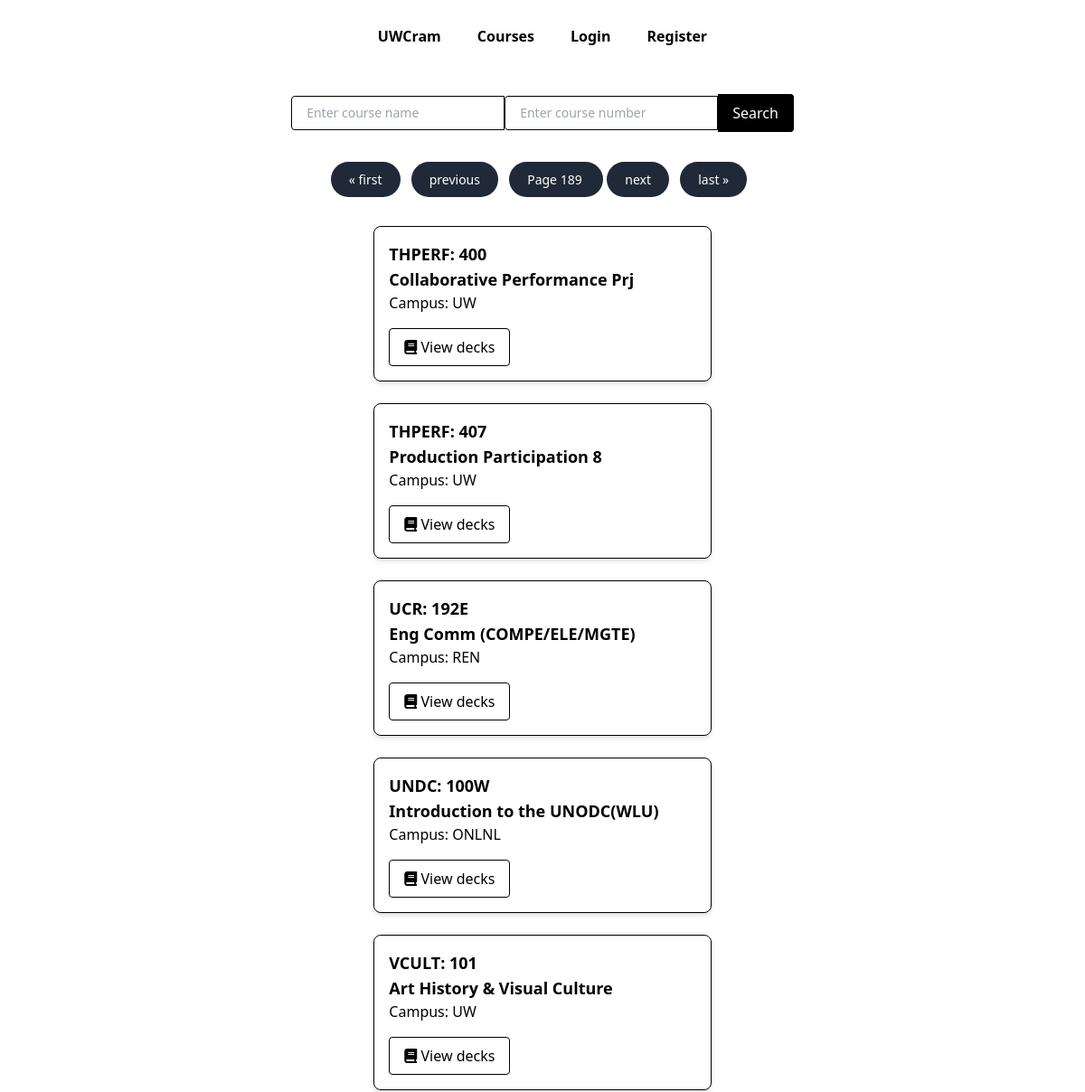
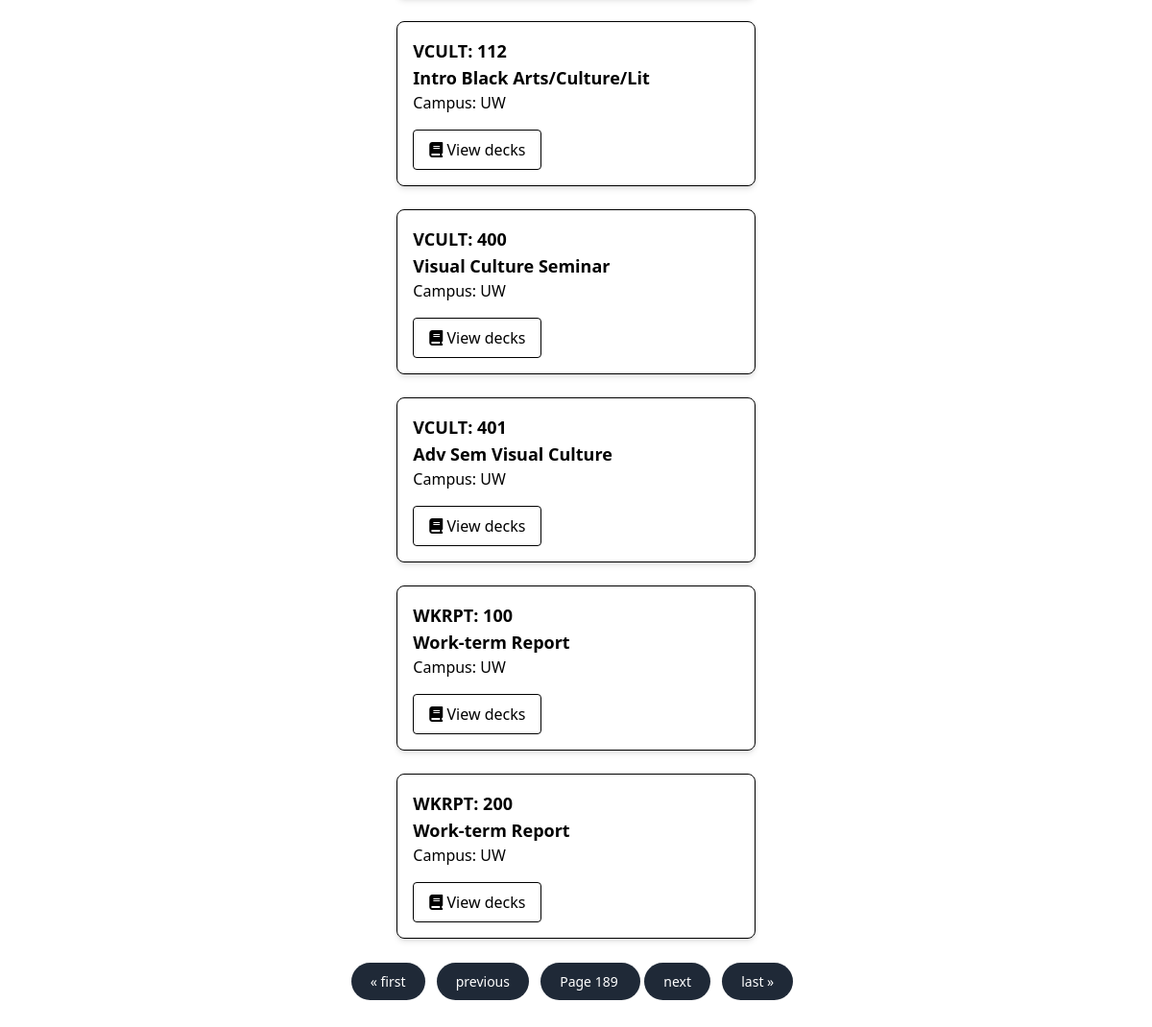
/courses?page=189, run on the app's committed database (2 pictures, top to bottom).
### webapp/models.py (models this page shows)
class Course(models.Model):
    subject = models.TextField()
    catalog_number = models.TextField()
    title = models.TextField()
    topic = models.TextField()
    campus = models.TextField()

### webapp/views.py (the view, shortened to what this page needs)
# urls.py: path("courses",views.courses,name="courses"),
def courses(request):
    all_courses = Course.objects.all()
    paginator = Paginator(all_courses, 10)
    page_number = request.GET.get("page")
    page_obj = paginator.get_page(page_number)
    return render(request, 'webapp/courses.html', {
        "page_obj": page_obj
    })

### webapp/templates/webapp/courses.html (shortened to what this page needs)
{% extends 'webapp/layout.html' %}
{% block body %}
<form action="{% url 'courses' %}" method="POST" class="py-6">
    <div class="flex items-center justify-center">
        <input
        type="text"
        name="subject"
        placeholder="Enter course name"
        class="border border-black rounded-l px-4 py-2 text-black text-sm outline-none focus:ring-1 focus:ring-black"
        />
        <input
        type="text"
        name="catalog_number"
        placeholder="Enter course number"
        class="border border-black rounded-l px-4 py-2 text-black text-sm outline-none focus:ring-1 focus:ring-black"
        />
        <button
        type="submit"
        class="border border-black border-l-0 bg-black text-white rounded-r px-4 py-2 hover:bg-gray-800"
        >
        Search
        </button>
    </div>
</form>
<div class="pagination justify-center items-center text-center mt-4 mb-10">
    <span class="step-links">
        {% if page_obj.has_previous %}
            <a href="?page=1" class="text-white bg-gray-800 hover:bg-gray-900 focus:outline-none focus:ring-4 focus:ring-gray-300 font-medium rounded-full text-sm px-5 py-2.5 me-2 mb-2 dark:bg-gray-800 dark:hover:bg-gray-700 dark:focus:ring-gray-700 dark:border-gray-700">&laquo; first</a>
            <a href="?page={{ page_obj.previous_page_number }}" class="text-white bg-gray-800 hover:bg-gray-900 focus:outline-none focus:ring-4 focus:ring-gray-300 font-medium rounded-full text-sm px-5 py-2.5 me-2 mb-2 dark:bg-gray-800 dark:hover:bg-gray-700 dark:focus:ring-gray-700 dark:border-gray-700">previous</a>
        {% endif %}
        <span class="current mr-1 text-white bg-gray-800 hover:bg-gray-900 focus:outline-none focus:ring-4 focus:ring-gray-300 font-medium rounded-full text-sm px-5 py-2.5 me-2 mb-2 dark:bg-gray-800 dark:hover:bg-gray-700 dark:focus:ring-gray-700 dark:border-gray-700">
            Page {{ page_obj.number }}
        </span>
        {% if page_obj.has_next %}
            <a href="?page={{ page_obj.next_page_number }}" class="text-white bg-gray-800 hover:bg-gray-900 focus:outline-none focus:ring-4 focus:ring-gray-300 font-medium rounded-full text-sm px-5 py-2.5 me-2 mb-2 dark:bg-gray-800 dark:hover:bg-gray-700 dark:focus:ring-gray-700 dark:border-gray-700">next</a>
            <a href="?page={{ page_obj.paginator.num_pages }}" class="text-white bg-gray-800 hover:bg-gray-900 focus:outline-none focus:ring-4 focus:ring-gray-300 font-medium rounded-full text-sm px-5 py-2.5 me-2 mb-2 dark:bg-gray-800 dark:hover:bg-gray-700 dark:focus:ring-gray-700 dark:border-gray-700">last &raquo;</a>
        {% endif %}
    </span>
</div>
<div class="grid grid-cols-3 gap-6 px-4 mt-10">
    <div></div>
    <div class="col-span-1">
    <div class="grid grid-cols-1 gap-6 justify-center items-center">
        {% for course in page_obj %}
        <div class="shadow-md border border-black rounded-lg p-4">
            <h2 class="text-lg font-bold">{{ course.subject }}: {{ course.catalog_number }}</h2>
            <h2 class="text-lg font-bold">{{ course.title }}</h2>
            <p> Campus: {{ course.campus }} </p>
            <a
                href="{% url 'deck-course' course.id %}"
                class="mt-4 inline-block border border-black text-black py-2 px-4 rounded hover:bg-black hover:text-white"
                >
                <i class="fa fa-book" aria-hidden="true"></i> View decks
            </a>
        </div>
        {% endfor %}
    </div>
    </div>
    <div></div>
</div>
<div class="pagination justify-center items-center text-center mt-8 mb-10">
    <span class="step-links">
        {% if page_obj.has_previous %}
            <a href="?page=1" class="text-white bg-gray-800 hover:bg-gray-900 focus:outline-none focus:ring-4 focus:ring-gray-300 font-medium rounded-full text-sm px-5 py-2.5 me-2 mb-2 dark:bg-gray-800 dark:hover:bg-gray-700 dark:focus:ring-gray-700 dark:border-gray-700">&laquo; first</a>
            <a href="?page={{ page_obj.previous_page_number }}" class="text-white bg-gray-800 hover:bg-gray-900 focus:outline-none focus:ring-4 focus:ring-gray-300 font-medium rounded-full text-sm px-5 py-2.5 me-2 mb-2 dark:bg-gray-800 dark:hover:bg-gray-700 dark:focus:ring-gray-700 dark:border-gray-700">previous</a>
        {% endif %}
        <span class="current mr-1 text-white bg-gray-800 hover:bg-gray-900 focus:outline-none focus:ring-4 focus:ring-gray-300 font-medium rounded-full text-sm px-5 py-2.5 me-2 mb-2 dark:bg-gray-800 dark:hover:bg-gray-700 dark:focus:ring-gray-700 dark:border-gray-700">
            Page {{ page_obj.number }}
        </span>
        {% if page_obj.has_next %}
            <a href="?page={{ page_obj.next_page_number }}" class="text-white bg-gray-800 hover:bg-gray-900 focus:outline-none focus:ring-4 focus:ring-gray-300 font-medium rounded-full text-sm px-5 py-2.5 me-2 mb-2 dark:bg-gray-800 dark:hover:bg-gray-700 dark:focus:ring-gray-700 dark:border-gray-700">next</a>
            <a href="?page={{ page_obj.paginator.num_pages }}" class="text-white bg-gray-800 hover:bg-gray-900 focus:outline-none focus:ring-4 focus:ring-gray-300 font-medium rounded-full text-sm px-5 py-2.5 me-2 mb-2 dark:bg-gray-800 dark:hover:bg-gray-700 dark:focus:ring-gray-700 dark:border-gray-700">last &raquo;</a>
        {% endif %}
    </span>
</div>
{% endblock %}

### data on the page
Course: subject "THPERF", catalog_number "400", title "Collaborative Performance Prj", campus "UW"
Course: subject "THPERF", catalog_number "407", title "Production Participation 8", campus "UW"
Course: subject "UCR", catalog_number "192E", title "Eng Comm (COMPE/ELE/MGTE)", campus "REN"
Course: subject "UNDC", catalog_number "100W", title "Introduction to the UNODC(WLU)", campus "ONLNL"
Course: subject "VCULT", catalog_number "101", title "Art History & Visual Culture", campus "UW"
Course: subject "VCULT", catalog_number "112", title "Intro Black Arts/Culture/Lit", campus "UW"
Course: subject "VCULT", catalog_number "400", title "Visual Culture Seminar", campus "UW"
Course: subject "VCULT", catalog_number "401", title "Adv Sem Visual Culture", campus "UW"
Course: subject "WKRPT", catalog_number "100", title "Work-term Report", campus "UW"
Course: subject "WKRPT", catalog_number "200", title "Work-term Report", campus "UW"

### other printed values
{{ page_obj.number }} "189"
